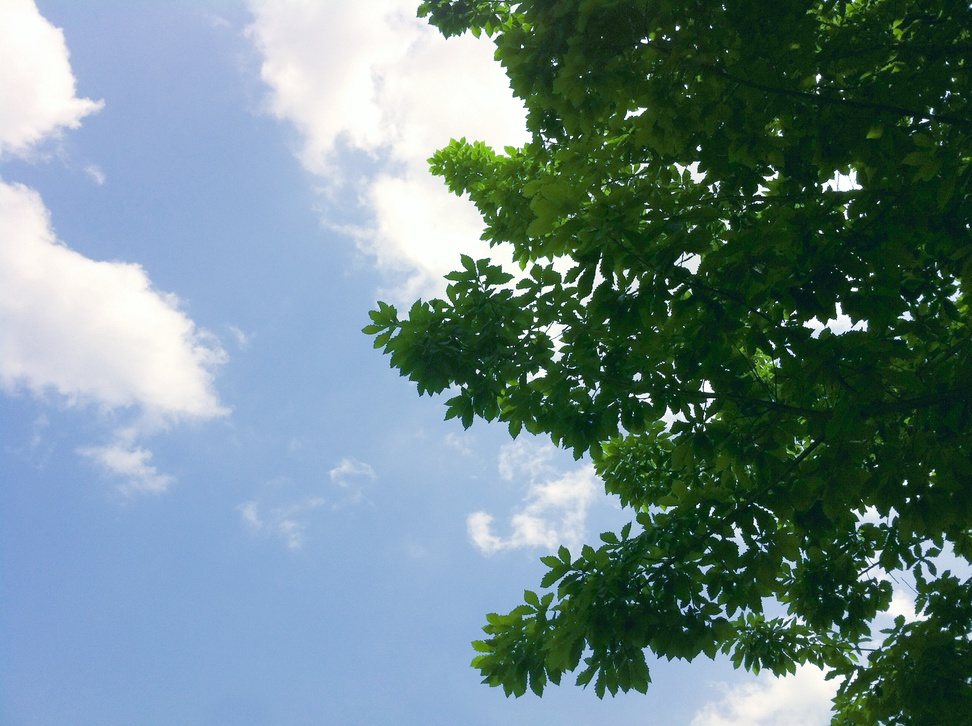
#> input picture github/lab_open/simple_opencv/img/Tree.jpeg, 972 x 726 px, shrunk from 2592 x 1936 before the run
$ jupyter execute --allow-errors '2. Binarization.ipynb'   (shell and % lines are left out)
#> lines starting #> are read from the running program, lines starting #| are printed output that depends on the picture; after the words box and inside, x2 and y2 are one past the last pixel; in counts of white or black regions, pixels touching at a corner belong together
# このノートブックでやること

* 複数の異なる手法で２値化を行う
[1]https://algorithm.joho.info/programming/python/opencv-threshold-binary-py/
(使用している画像はフリー素材)

[cell 1]
import numpy as np
import cv2
import matplotlib
import matplotlib.pyplot as plt

[cell 2]
# 入力画像の読み込み
img = cv2.imread("img/Tree.jpeg")
#> img is the input picture: shape (726, 972, 3); mean B, G, R 136.2, 134.5, 109.1
img = cv2.cvtColor(img, cv2.COLOR_RGB2BGR)
plt.imshow(img)#元画像の表示

## ルールベースで２値化

#> (a cell that did not finish here is left out)

[cell 4]
#閾値の設定
t1 = 100
t2 = 200
# 入力画像の読み込み
img = cv2.imread("img/Tree.jpeg")

# グレースケール変換
gray = cv2.cvtColor(img, cv2.COLOR_RGB2GRAY)

# 出力画像用の配列生成
low=np.where(gray< t1,-1,0)#木とそれ以外の分離
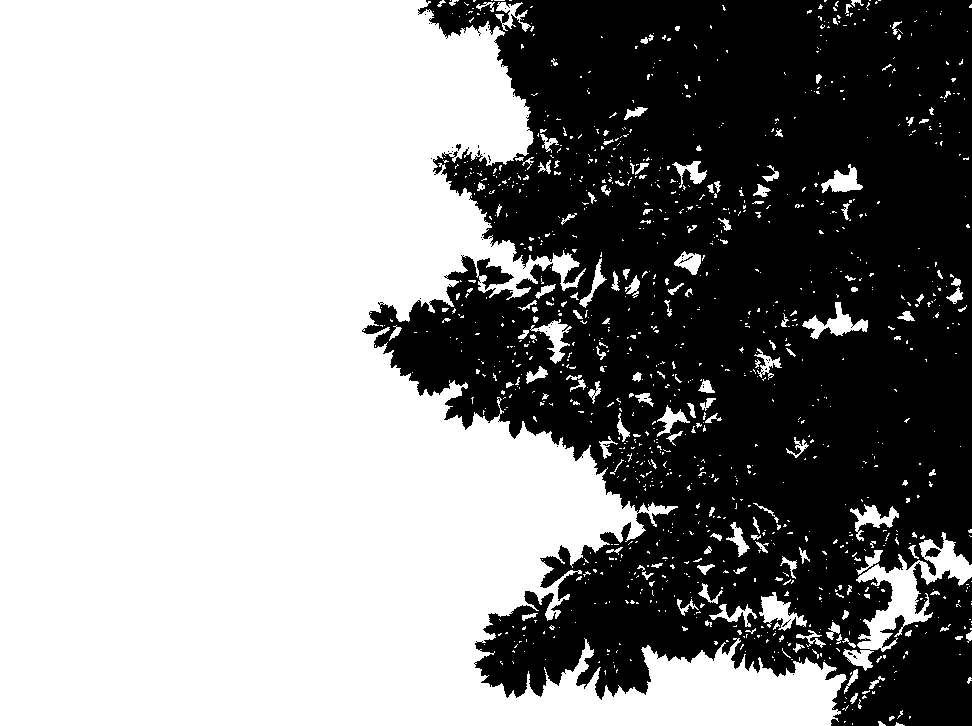
#> low: shape (726, 972) int64; values -1 (black) and 0 (white), 57.5% white; 47 black regions (43 under 20 px), largest, box (x1, y1, x2, y2) and area: (362, 0, 972, 726) 299389, (925, 548, 941, 557) 99, (456, 144, 461, 151) 22, (679, 256, 693, 264) 20
high=np.where(gray>t2,1,0)#雲とそれ以外の分離
#> high: shape (726, 972) int64; values 0 (black) and 1 (white), 18.8% white; 1142 white regions (1042 under 20 px), largest, box (x1, y1, x2, y2) and area: (203, 0, 538, 321) 55631, (0, 175, 232, 431) 31816, (0, 0, 105, 161) 10184
concat=low+high#highとlowの足し合わせ． 木が-1, 空が0, 雲が１と表示される.
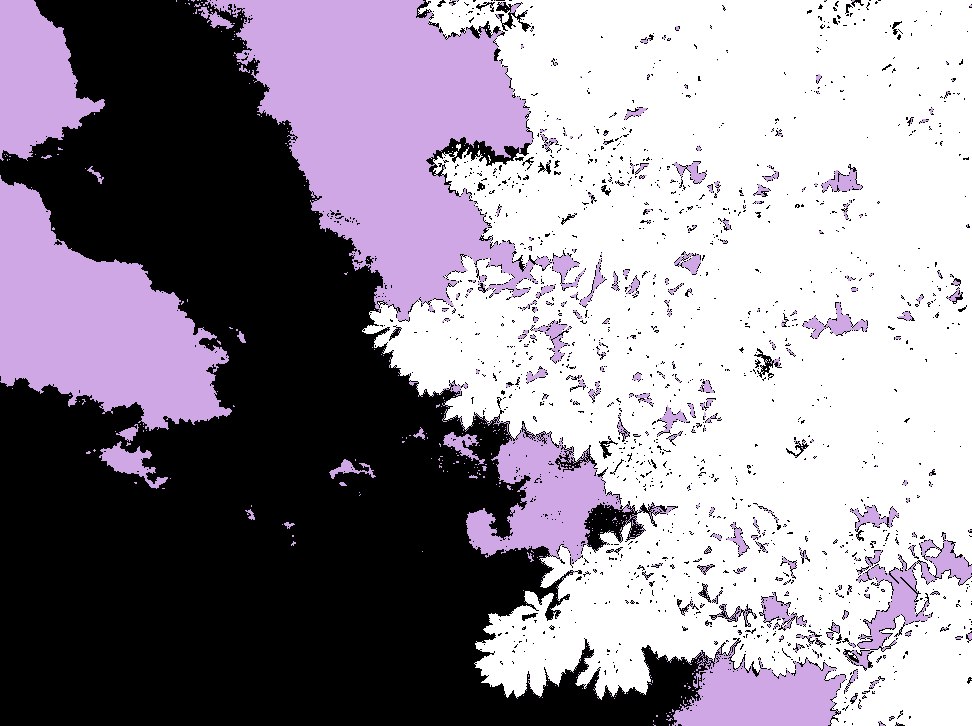
#> concat: shape (726, 972) int64; 3 distinct labels, from -1 to 1; one colour per label, 0 black, -1 white

im_h = cv2.hconcat([low,high,concat])
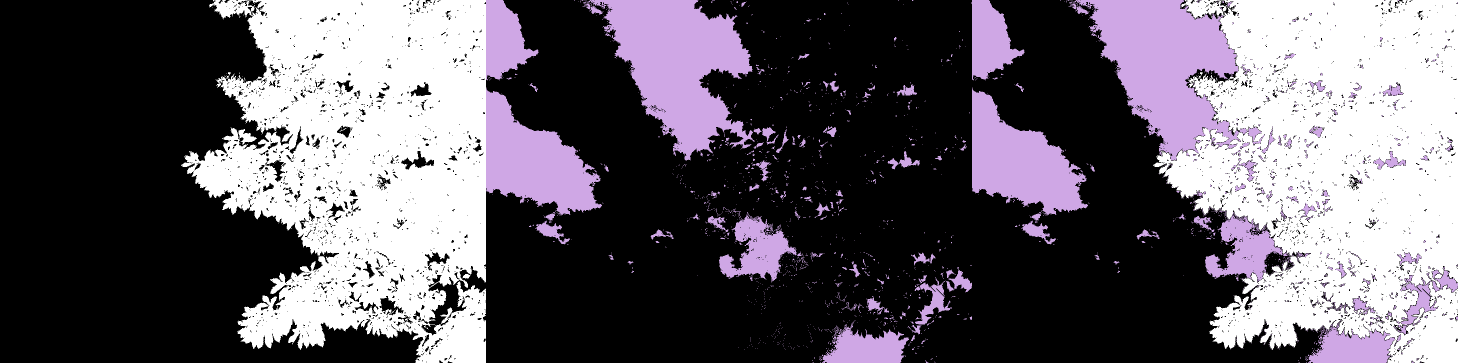
#> im_h: shape (726, 2916) int32 (shown at 1/2 size); 3 distinct labels, from -1 to 1; one colour per label, 0 black, -1 white
matplotlib.pyplot.rcParams['figure.figsize'] = (15.0, 15.0)
plt.imshow(im_h)

## 大津の方法
* 自動的に閾値を決定して二値化処理を行う
* OpenCVのライブラリも存在するが，まずはスクラッチで
* 参考：https://algorithm.joho.info/programming/python/opencv-otsu-thresholding-py/

[cell 5]
hist = [np.sum(gray == i) for i in range(256)]
#> hist = 256 values, max 16900 at index 187, min 0 at index 0, mean 2756.5

s_max = (0,-10)

th_over = gray.copy()
th_under = gray.copy()
th_otsu = gray.copy()

for th in range(256):

    # クラス1とクラス2の画素数を計算
    n1 = sum(hist[:th])
    n2 = sum(hist[th:])

    # クラス1とクラス2の画素値の平均を計算
    if n1 == 0 : mu1 = 0
    else : mu1 = sum([i * hist[i] for i in range(0,th)]) / n1
    if n2 == 0 : mu2 = 0
    else : mu2 = sum([i * hist[i] for i in range(th, 256)]) / n2

    # クラス間分散の分子を計算
    s = n1 * n2 * (mu1 - mu2) ** 2

    # クラス間分散の分子が最大のとき、クラス間分散の分子と閾値を記録
    if s > s_max[1]:
        s_max = (th, s)
#> this loop made 256 passes
#> (n1, n2, mu1, mu2, s_max) on passes 11, 13, 15, 16, 17, 18, 19, 20, 21, 22, 23, 24: (2, 705670, 9, 132.1, (10, 2.14e+10)), (6, 705666, 10.33, 132.1, (12, 6.27e+10)), (8, 705664, 11, 132.1, (14, 8.27e+10)), (20, 705652, 12.8, 132.1, (15, 2.01e+11)), (34, 705638, 13.71, 132.1, (16, 3.36e+11)), (80, 705592, 15.03, 132.1, (17, 7.73e+11)), (175, 705497, 16.1, 132.1, (18, 1.66e+12)), (319, 705353, 16.96, 132.1, (19, 2.98e+12)), (761, 704911, 18.14, 132.2, (20, 6.98e+12)), (1557, 704115, 19.09, 132.3, (21, 1.41e+13)), (2987, 702685, 20.01, 132.5, (22, 2.66e+13)), (5408, 700264, 20.9, 132.9, (23, 4.75e+13))
#> (n1, n2, mu1, mu2, s) on passes 12, 14: (2, 705670, 9, 132.1, 2.14e+10), (6, 705666, 10.33, 132.1, 6.27e+10)
#> after the loop, s_max = (122, 3.01e+15)

# クラス間分散が最大のときの閾値を取得
t_over = s_max[0]+70
#> t_over = 192
th_over[gray < t_over] = 0
th_over[gray >= t_over] = 255
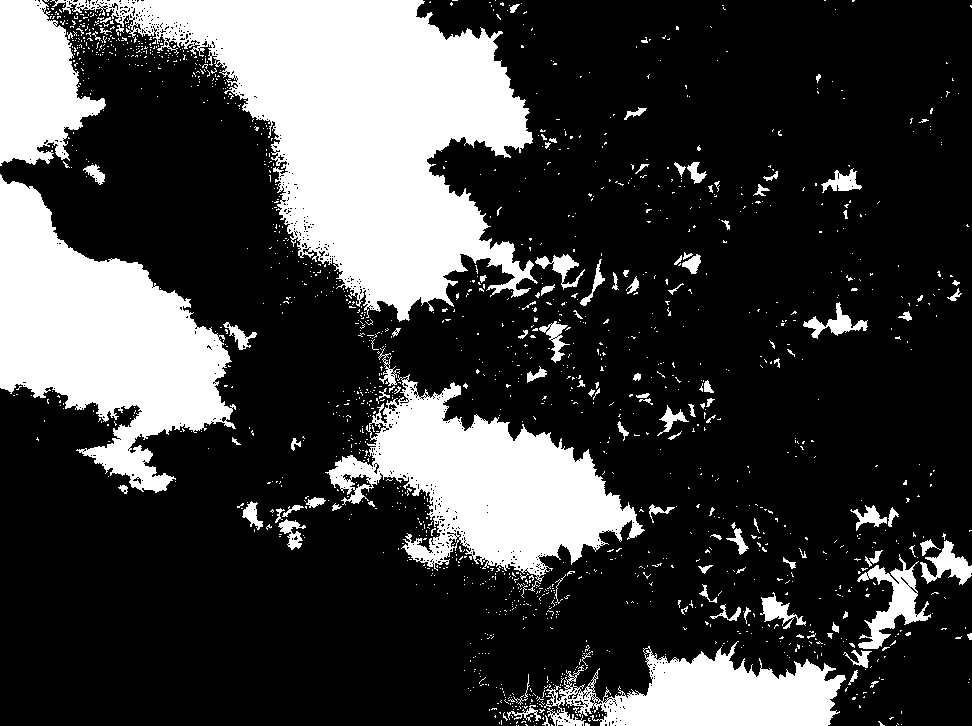
#> th_over: shape (726, 972); 25.3% white; 1555 white regions (1441 under 20 px), largest, box (x1, y1, x2, y2) and area: (50, 0, 538, 322) 68261, (0, 174, 236, 493) 37057, (325, 374, 645, 582) 29062

t_under = s_max[0]-70
#> t_under = 52
th_under[gray < t_under] = 0
th_under[gray >= t_under] = 255
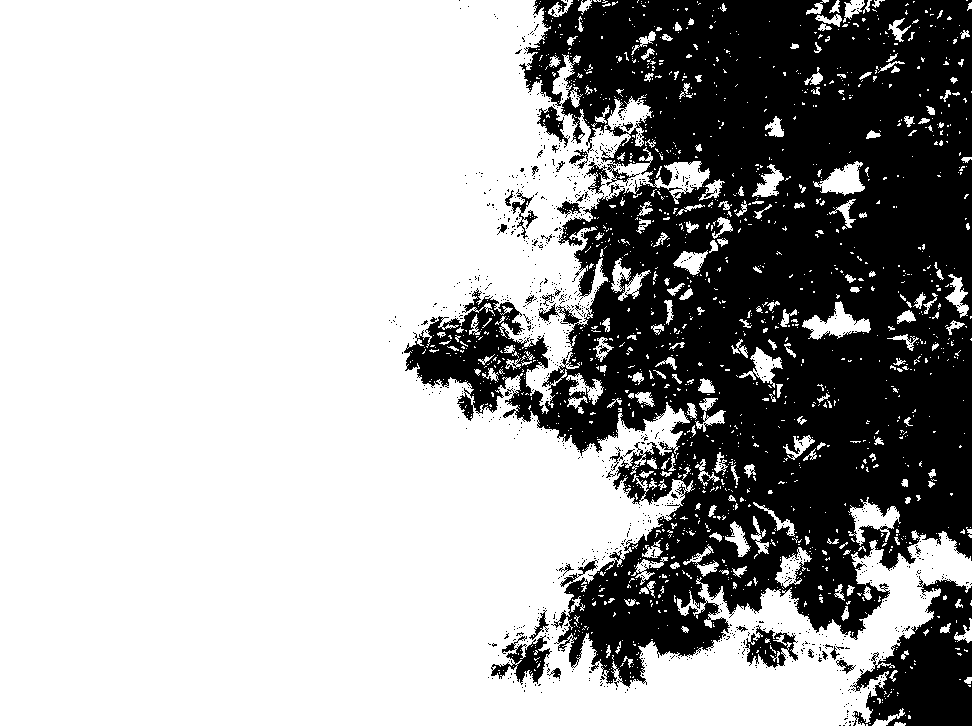
#> th_under: shape (726, 972); 67% white; 1037 black regions (1001 under 20 px), largest, box (x1, y1, x2, y2) and area: (404, 0, 972, 688) 215790, (850, 576, 972, 726) 10247, (491, 635, 552, 685) 1219

t = s_max[0]
#> t = 122
th_otsu[gray < t] = 0
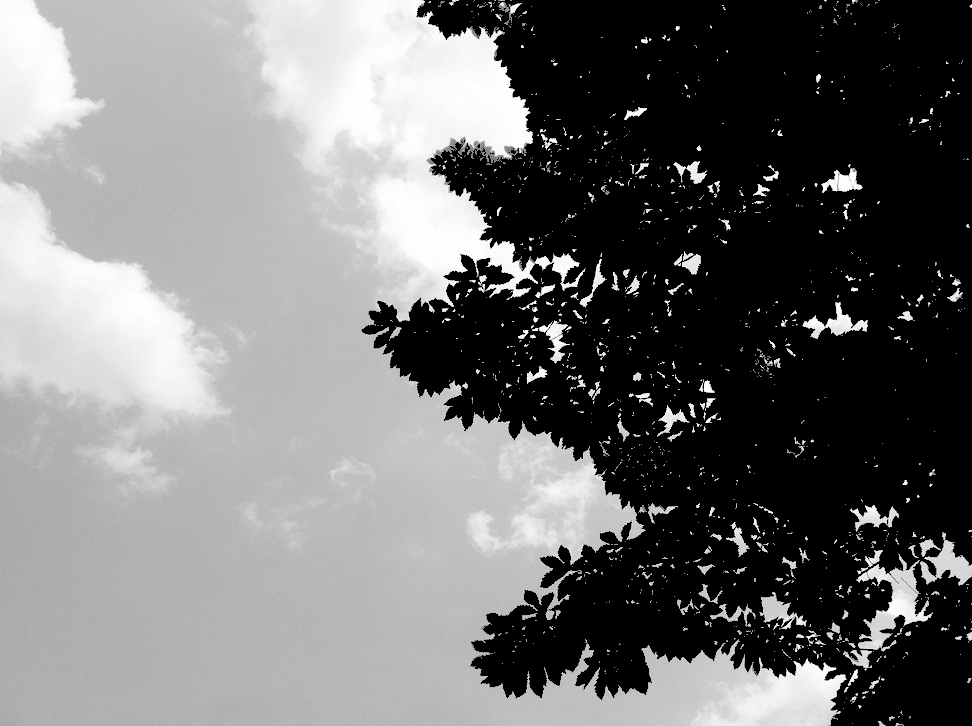
#> th_otsu: shape (726, 972); min 0, max 255, mean 113.4
th_otsu[gray >= t] = 255
#> th_otsu: shape (726, 972); 56.7% white; 27 black regions (26 under 20 px), largest, box (x1, y1, x2, y2) and area: (362, 0, 972, 726) 305393

matplotlib.pyplot.rcParams['figure.figsize'] = (5.0, 5.0)
im_otsu = cv2.hconcat([th_over,th_under,th_otsu])
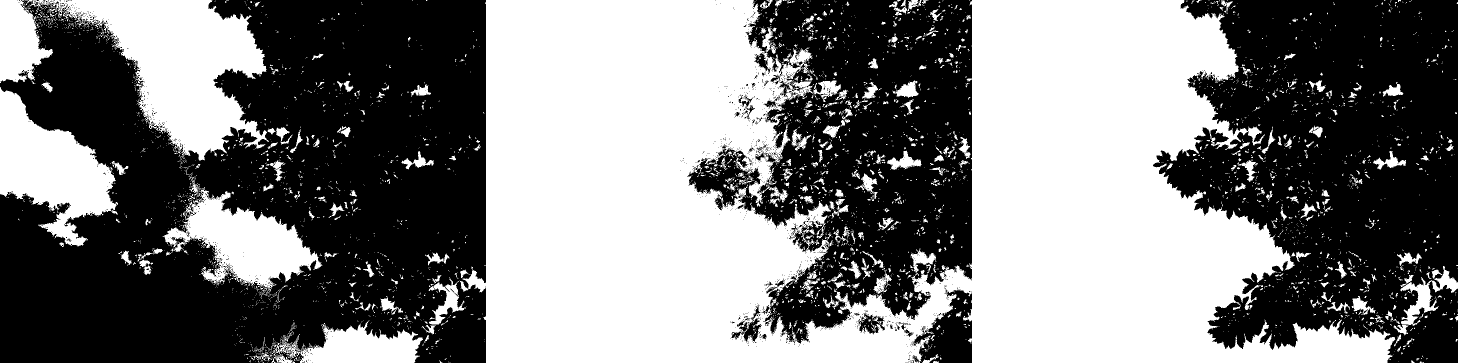
#> im_otsu: shape (726, 2916) (shown at 1/2 size); 49.7% white; 4189 white regions (3728 under 20 px), largest, box (x1, y1, x2, y2) and area: (920, 0, 2791, 726) 827972, (50, 0, 538, 322) 68261, (0, 174, 236, 493) 37057
matplotlib.pyplot.rcParams['figure.figsize'] = (15.0, 15.0)

#左から順番に閾値を高く設定しすぎ，低く設定しすぎ，otsuで自動設定したパターンの比較
#本来は白，青，緑の３色ではなく，おおきく２色が混在しているパターンで試すべき．
plt.imshow(im_otsu)
